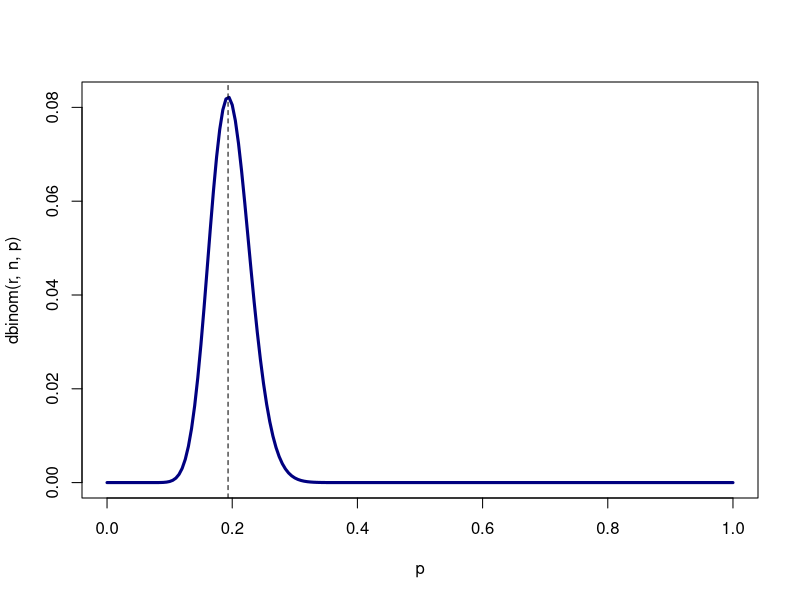
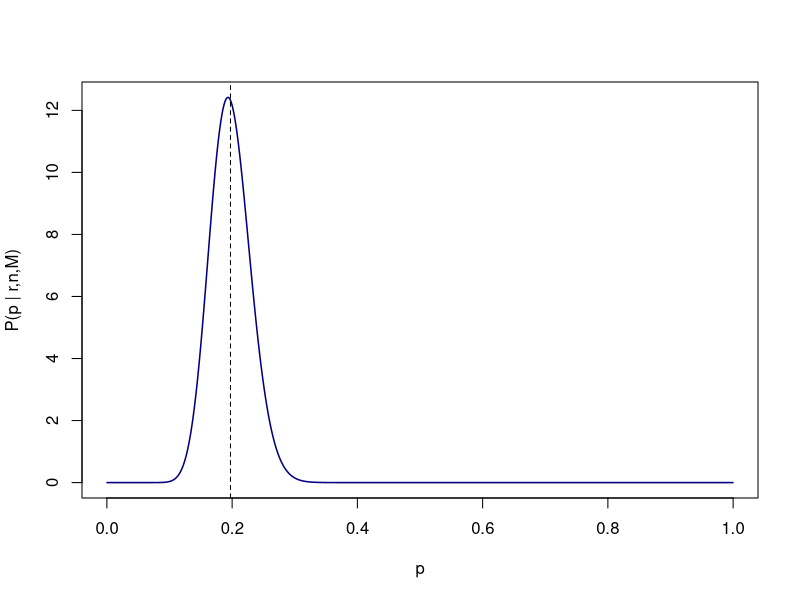
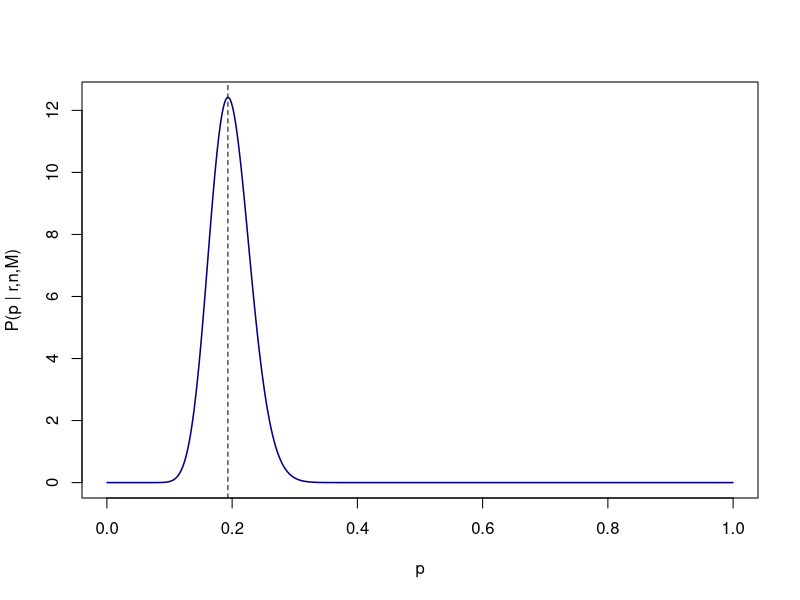
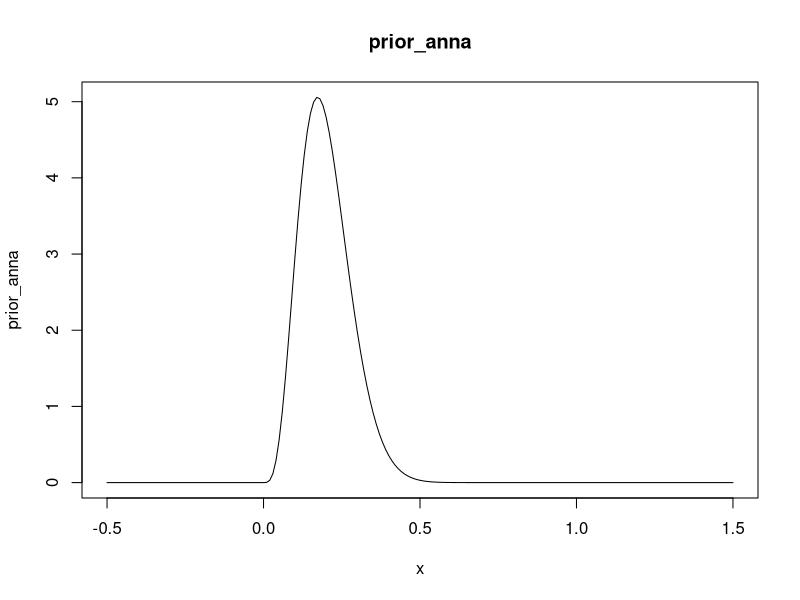
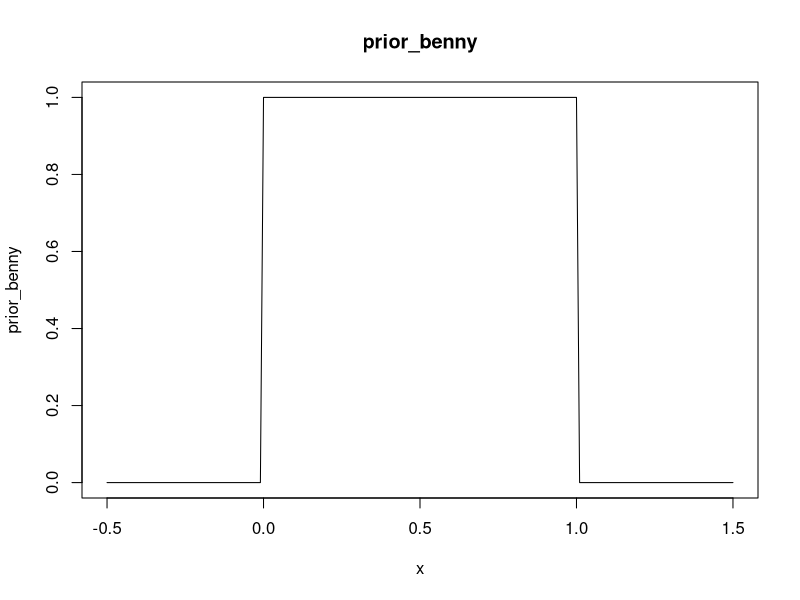
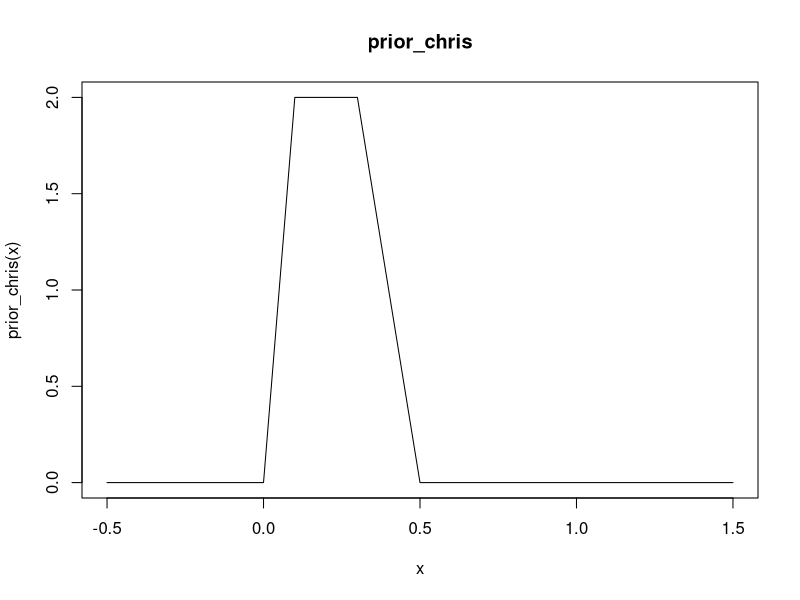
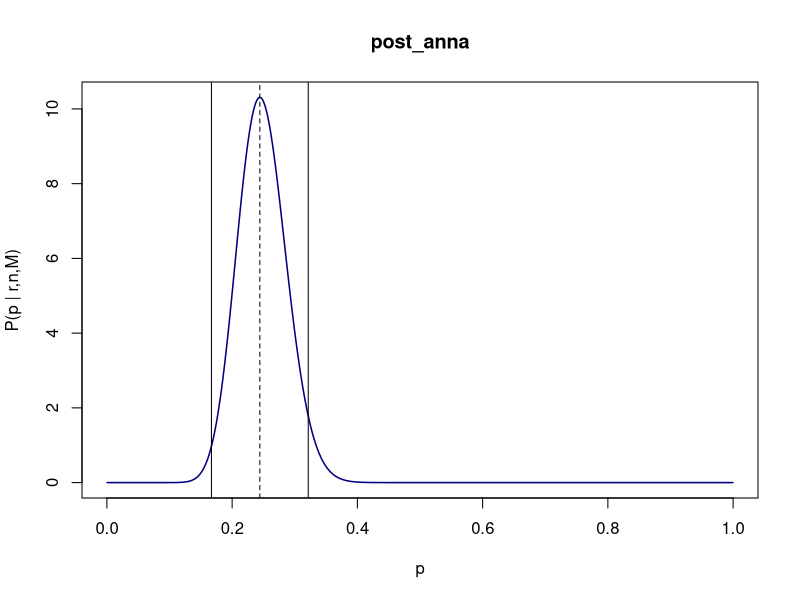
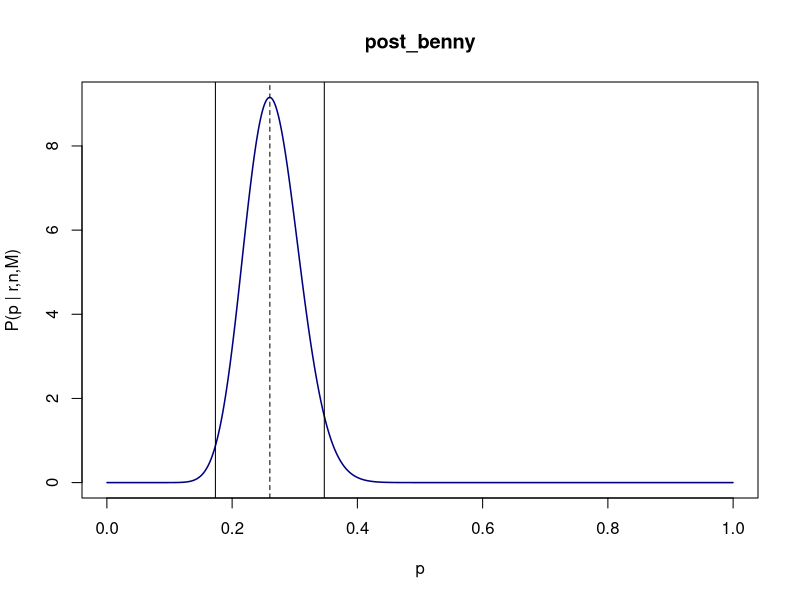

Write R code to recreate these figures, in order.
## ---- chunk 1
#likelhood
n <- 150
r <- 29
p <- seq(0, 1, 0.005)
plot(p, dbinom(r, n, p), type='l', col='navy', lwd=3)
abline(v=r/n, lty=2)

#posterior 
n_sample <- 2000
delta_p <- 1/n_sample
p <- seq(from=1/(2*n_sample), by=delta_p , length.out=n_sample)
p_star <- dbinom(x=r, size=n, prob=p)
p_norm <- p_star /( delta_p*sum(p_star )) 
plot(p, p_norm , type="l", lwd=1.5, col='navy',  ylab="P(p | r,n,M)")
p_mean <- delta_p*sum(p*p_norm) #the mean
abline(v=p_mean , lty=2)

#posterior as coniugate family
a <- 1+r
b <- 1+n-r
post <- dbeta(p, a, b)
plot(p, post , type="l", lwd=1.5, col='navy',  ylab="P(p | r,n,M)")
p_mode <- p[which.max(post)] #most probable value
abline(v=p_mode , lty=2)
## ---- chunk 2
x <- seq(-0.5, 1.5, 0.01)

prior_anna <- dbeta(x, 4.8, 19.2)
prior_benny <- dunif(x)
prior_chris <- function(x) {
    ch <- ifelse(x>=0 & x<0.1, 20*x, ifelse(x>=0.1 & x<0.3, 2, ifelse(x>=0.3 & x<0.5, 5-10*x, 0)))
} 

plot(x, prior_anna, type='l', main='prior_anna')
plot(x, prior_benny, type='l', main='prior_benny')
plot(x, prior_chris(x), type='l', main='prior_chris')
## ---- chunk 3
n <- 100
r <- 26

n_sample <- 2000
delta_p <- 1/n_sample
p <- seq(from=1/(2*n_sample), by=delta_p , length.out=n_sample)

#posterior
post_anna <- dbeta(x=p, 4.8+r, 19.2+n-r)
plot(p, post_anna , type="l", lwd=1.5, col='navy',  ylab="P(p | r,n,M)", main='post_anna')
#mean
E_anna <- delta_p*sum(p*post_anna)
#mode
mode_anna <- p[which.max(post_anna)]
abline(v=mode_anna , lty=2)
#confidence
E2_anna <- delta_p*sum(p^2*post_anna)
s_anna <- sqrt(E2_anna - E_anna^2)
abline(v=mode_anna - 2*s_anna, lty=1)
abline(v=mode_anna + 2*s_anna, lty=1)

#posterior
post_benny <- dbinom(r, n, p) 
post_benny_norm <- post_benny /( delta_p*sum(post_benny )) #dbeta(p, 1+r, 1+n-r)
plot(p, post_benny_norm , type="l", lwd=1.5, col='navy',  ylab="P(p | r,n,M)", main='post_benny')
#mean
E_benny <- delta_p*sum(p*post_benny_norm)
#mode
mode_benny <- p[which.max(post_benny_norm)]
abline(v=mode_benny , lty=2)
#confidence
E2_benny <- delta_p*sum(p^2*post_benny_norm)
s_benny <- sqrt(E2_benny - E_benny^2)
abline(v=mode_benny - 2*s_benny, lty=1)
abline(v=mode_benny + 2*s_benny, lty=1)

#posterior
post_chris <- dbinom(r, n, p)*prior_chris(p)
post_chris_norm <- post_chris /( delta_p*sum(post_chris ))
plot(p, post_chris_norm, type="l", lwd=1.5, col='navy',  ylab="P(p | r,n,M)", main='post_chris')
#mean
E_chris <- delta_p*sum(p*post_chris_norm)
#mode
mode_chris <- p[which.max(post_chris_norm)]
abline(v=mode_chris, lty=2)
#confidence
E2_chris <- delta_p*sum(p^2*post_chris_norm)
s_chris <- sqrt(E2_chris - E_chris^2)
abline(v=mode_chris - 2*s_chris, lty=1)
abline(v=mode_chris + 2*s_chris, lty=1)
## ---- chunk 4
n_sample <- 2000
delta_p <- 1/n_sample
p <- seq(from=1/(2*n_sample), by=delta_p , length.out=n_sample)

#priors
prior_unif <- dunif(p)
plot(p, prior_unif, type='l', main='prior_unif')

prior_beta <- dbeta(p, 10, 10)
plot(p, prior_beta, type='l', main='prior_beta')

#likelihood
n <- 30
r <- 15

like <- dbinom(r, n, p)
plot(p, like, type='l', main='likelihood')

#posteriror unif
post_unif <- like /( delta_p*sum(like))
plot(p, post_unif, type="l", lwd=1.5, col='navy',  ylab="P(p | r,n,M)", main='post_unif')

E_unif <- delta_p*sum(p*post_unif)

mode_unif <- p[which.max(post_unif)]
abline(v=mode_unif, lty=1)

E2_unif <- delta_p*sum(p^2*post_unif)
s_unif <- sqrt(E2_unif - E_unif^2)
abline(v=mode_unif - 2*s_unif, lty=2)
abline(v=mode_unif + 2*s_unif, lty=2)

#posterior beta
post_beta <- dbeta(p, 10+r, 10+n-r)
plot(p, post_beta, type="l", lwd=1.5, col='navy',  ylab="P(p | r,n,M)", main='post_beta')

E_beta <- delta_p*sum(p*post_beta)

mode_beta <- p[which.max(post_beta)]
abline(v=mode_beta, lty=1)

E2_beta <- delta_p*sum(p^2*post_beta)
s_beta <- sqrt(E2_beta - E_beta^2)
abline(v=mode_beta - 2*s_beta, lty=2)
abline(v=mode_beta + 2*s_beta, lty=2)
## ---- chunk 5
result <- c(0, 0, 0, 0, 0, 1, 0, 0, 1, 1, 0, 0, 1, 1, 1, 0, 1, 0, 1, 0, 1, 1, 0, 1, 0, 1, 0, 1, 1, 1)

n_sample <- 2000
delta_p <- 1/n_sample
p <- seq(from=1/(2*n_sample), by=delta_p , length.out=n_sample)

prior_unif <- dunif(p)
prior_beta <- dbeta(p, 10, 10)

n <- 1
r <- 0

#unif
for (i in result) {
    if (i==1) {r <- r+1}
    like <- dbinom(r, n, p)
    post <- like*prior_unif
    post_norm <- post /( delta_p*sum(post ))
    prior_unif <- post_norm
    n <- n+1
}

plot(p, post_norm, type="l", lwd=1.5, col='navy',  ylab="P(p | r,n,M)", main='post_norm')
E_unif <- delta_p*sum(p*post_norm)

mode_unif <- p[which.max(post_norm)]
abline(v=mode_unif, lty=1)

n <- 1
r <- 0

#beta
for (i in result) {
    if (i==1) {r <- r+1}
    like <- dbinom(r, n, p)
    post <- like*prior_beta
    post_beta <- post /( delta_p*sum(post ))
    prior_beta <- post_beta
    n <- n+1
}

plot(p, post_beta, type="l", lwd=1.5, col='navy',  ylab="P(p | r,n,M)", main='post_beta')
E_beta <- delta_p*sum(p*post_beta)

mode_beta <- p[which.max(post_beta)]
abline(v=mode_beta, lty=1)
